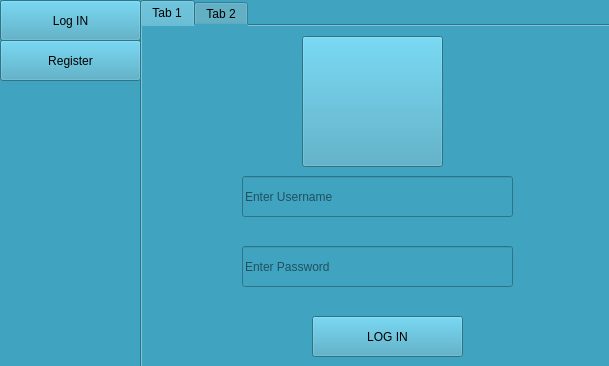
<?xml version="1.0" encoding="UTF-8"?>
<ui version="4.0">
 <class>Form</class>
 <widget class="QWidget" name="Form">
  <property name="geometry">
   <rect>
    <x>0</x>
    <y>0</y>
    <width>609</width>
    <height>366</height>
   </rect>
  </property>
  <property name="windowTitle">
   <string>Form</string>
  </property>
  <property name="styleSheet">
   <string notr="true">background-color: rgb(64, 163, 191);</string>
  </property>
  <widget class="QTabWidget" name="tabWidget">
   <property name="geometry">
    <rect>
     <x>140</x>
     <y>0</y>
     <width>471</width>
     <height>431</height>
    </rect>
   </property>
   <property name="styleSheet">
    <string notr="true"/>
   </property>
   <property name="currentIndex">
    <number>0</number>
   </property>
   <widget class="QWidget" name="tab">
    <attribute name="title">
     <string>Tab 1</string>
    </attribute>
    <widget class="QLineEdit" name="lineEdit">
     <property name="geometry">
      <rect>
       <x>100</x>
       <y>150</y>
       <width>271</width>
       <height>41</height>
      </rect>
     </property>
     <property name="placeholderText">
      <string>Enter Username</string>
     </property>
    </widget>
    <widget class="QLineEdit" name="lineEdit_2">
     <property name="geometry">
      <rect>
       <x>100</x>
       <y>220</y>
       <width>271</width>
       <height>41</height>
      </rect>
     </property>
     <property name="echoMode">
      <enum>QLineEdit::Password</enum>
     </property>
     <property name="placeholderText">
      <string>Enter Password</string>
     </property>
    </widget>
    <widget class="QPushButton" name="pushButton">
     <property name="geometry">
      <rect>
       <x>170</x>
       <y>290</y>
       <width>151</width>
       <height>41</height>
      </rect>
     </property>
     <property name="text">
      <string>LOG IN</string>
     </property>
    </widget>
    <widget class="QPushButton" name="pushButton_5">
     <property name="geometry">
      <rect>
       <x>160</x>
       <y>10</y>
       <width>141</width>
       <height>131</height>
      </rect>
     </property>
     <property name="styleSheet">
      <string notr="true">background-color: rgb(64, 163, 191);
alternate-background-color: rgb(64, 163, 191);</string>
     </property>
     <property name="text">
      <string/>
     </property>
     <property name="icon">
      <iconset resource="Icon.qrc">
       <normaloff>:/Icons/login.ico</normaloff>:/Icons/login.ico</iconset>
     </property>
     <property name="iconSize">
      <size>
       <width>128</width>
       <height>128</height>
      </size>
     </property>
    </widget>
    <widget class="QLabel" name="label">
     <property name="geometry">
      <rect>
       <x>103</x>
       <y>196</y>
       <width>341</width>
       <height>16</height>
      </rect>
     </property>
     <property name="font">
      <font>
       <pointsize>11</pointsize>
      </font>
     </property>
     <property name="styleSheet">
      <string notr="true">color: rgb(238, 30, 30);</string>
     </property>
     <property name="text">
      <string/>
     </property>
    </widget>
    <widget class="QLabel" name="label_2">
     <property name="geometry">
      <rect>
       <x>103</x>
       <y>267</y>
       <width>341</width>
       <height>16</height>
      </rect>
     </property>
     <property name="font">
      <font>
       <pointsize>11</pointsize>
      </font>
     </property>
     <property name="styleSheet">
      <string notr="true">color: rgb(238, 30, 30);</string>
     </property>
     <property name="text">
      <string/>
     </property>
    </widget>
   </widget>
   <widget class="QWidget" name="tab_2">
    <attribute name="title">
     <string>Tab 2</string>
    </attribute>
    <widget class="QLineEdit" name="lineEdit_3">
     <property name="geometry">
      <rect>
       <x>102</x>
       <y>10</y>
       <width>251</width>
       <height>31</height>
      </rect>
     </property>
     <property name="placeholderText">
      <string>Enter Username</string>
     </property>
    </widget>
    <widget class="QLineEdit" name="lineEdit_4">
     <property name="geometry">
      <rect>
       <x>102</x>
       <y>131</y>
       <width>251</width>
       <height>31</height>
      </rect>
     </property>
     <property name="placeholderText">
      <string>Enter Mobile No.</string>
     </property>
    </widget>
    <widget class="QLineEdit" name="lineEdit_7">
     <property name="geometry">
      <rect>
       <x>102</x>
       <y>190</y>
       <width>251</width>
       <height>31</height>
      </rect>
     </property>
     <property name="echoMode">
      <enum>QLineEdit::Password</enum>
     </property>
     <property name="placeholderText">
      <string>Enter Password</string>
     </property>
    </widget>
    <widget class="QLineEdit" name="lineEdit_8">
     <property name="geometry">
      <rect>
       <x>102</x>
       <y>250</y>
       <width>251</width>
       <height>31</height>
      </rect>
     </property>
     <property name="echoMode">
      <enum>QLineEdit::Password</enum>
     </property>
     <property name="placeholderText">
      <string>Enter Confirm Password</string>
     </property>
    </widget>
    <widget class="QPushButton" name="pushButton_2">
     <property name="geometry">
      <rect>
       <x>102</x>
       <y>310</y>
       <width>251</width>
       <height>31</height>
      </rect>
     </property>
     <property name="text">
      <string>Register</string>
     </property>
    </widget>
    <widget class="QLabel" name="UserName_Label">
     <property name="geometry">
      <rect>
       <x>105</x>
       <y>47</y>
       <width>341</width>
       <height>16</height>
      </rect>
     </property>
     <property name="font">
      <font>
       <pointsize>11</pointsize>
      </font>
     </property>
     <property name="styleSheet">
      <string notr="true">color: rgb(238, 30, 30);</string>
     </property>
     <property name="text">
      <string/>
     </property>
    </widget>
    <widget class="QLabel" name="MobileNo_Label">
     <property name="geometry">
      <rect>
       <x>105</x>
       <y>168</y>
       <width>341</width>
       <height>16</height>
      </rect>
     </property>
     <property name="font">
      <font>
       <pointsize>11</pointsize>
      </font>
     </property>
     <property name="styleSheet">
      <string notr="true">color: rgb(238, 30, 30);</string>
     </property>
     <property name="text">
      <string/>
     </property>
    </widget>
    <widget class="QLabel" name="Password_Label1">
     <property name="geometry">
      <rect>
       <x>106</x>
       <y>228</y>
       <width>341</width>
       <height>16</height>
      </rect>
     </property>
     <property name="font">
      <font>
       <pointsize>11</pointsize>
      </font>
     </property>
     <property name="styleSheet">
      <string notr="true">color: rgb(238, 30, 30);</string>
     </property>
     <property name="text">
      <string/>
     </property>
    </widget>
    <widget class="QLabel" name="Password_Label2">
     <property name="geometry">
      <rect>
       <x>106</x>
       <y>286</y>
       <width>341</width>
       <height>16</height>
      </rect>
     </property>
     <property name="font">
      <font>
       <pointsize>11</pointsize>
      </font>
     </property>
     <property name="styleSheet">
      <string notr="true">color: rgb(238, 30, 30);</string>
     </property>
     <property name="text">
      <string/>
     </property>
    </widget>
    <widget class="QLabel" name="Email_Label">
     <property name="geometry">
      <rect>
       <x>105</x>
       <y>108</y>
       <width>341</width>
       <height>16</height>
      </rect>
     </property>
     <property name="font">
      <font>
       <pointsize>11</pointsize>
      </font>
     </property>
     <property name="styleSheet">
      <string notr="true">color: rgb(238, 30, 30);</string>
     </property>
     <property name="text">
      <string/>
     </property>
    </widget>
    <widget class="QLineEdit" name="lineEdit_5">
     <property name="geometry">
      <rect>
       <x>102</x>
       <y>70</y>
       <width>251</width>
       <height>31</height>
      </rect>
     </property>
     <property name="placeholderText">
      <string>Enter Email ID</string>
     </property>
    </widget>
   </widget>
  </widget>
  <widget class="QPushButton" name="pushButton_4">
   <property name="geometry">
    <rect>
     <x>0</x>
     <y>40</y>
     <width>141</width>
     <height>41</height>
    </rect>
   </property>
   <property name="text">
    <string>Register</string>
   </property>
   <property name="icon">
    <iconset resource="Icon.qrc">
     <normaloff>:/Icons/Register.ico</normaloff>:/Icons/Register.ico</iconset>
   </property>
   <property name="iconSize">
    <size>
     <width>25</width>
     <height>25</height>
    </size>
   </property>
  </widget>
  <widget class="QPushButton" name="pushButton_3">
   <property name="geometry">
    <rect>
     <x>0</x>
     <y>0</y>
     <width>141</width>
     <height>41</height>
    </rect>
   </property>
   <property name="text">
    <string>Log IN</string>
   </property>
   <property name="icon">
    <iconset resource="Icon.qrc">
     <normaloff>:/Icons/LogIN.ico</normaloff>:/Icons/LogIN.ico</iconset>
   </property>
   <property name="iconSize">
    <size>
     <width>25</width>
     <height>25</height>
    </size>
   </property>
  </widget>
 </widget>
 <resources>
  <include location="Icon.qrc"/>
 </resources>
 <connections/>
</ui>
